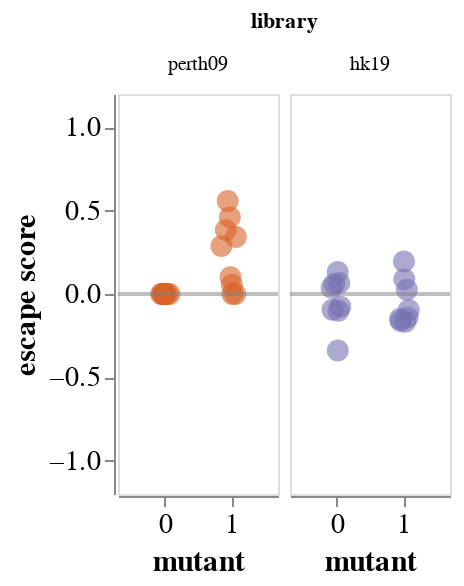

Here is the notebook cell this chart was saved with:
### Code cell
site_159 = make_aa_plot(df, site=159, aa_list=['F', 'S'])

site_159.save(
    'scratch_notebooks/figure_drafts/sitewise_escape/site_159-hk19.png',
    scale_factor=2.0
)

site_159

### Figure 1 — Vega-Lite specification as saved in the notebook (floating-point values rounded to 4 significant figures)
{"config": {"view": {"continuousWidth": 300, "continuousHeight": 300}, "axis": {"grid": false, "labelFontSize": 14, "titleFontSize": 15}, "range": {"category": ["#7671B3", "#D86327"]}}, "data": {"name": "data-ed743ba33fce310ec0a42036ca0c8215"}, "facet": {"field": "library", "sort": ["perth09", "hk19"], "type": "nominal"}, "spec": {"layer": [{"mark": {"type": "circle", "opacity": 0.6, "size": 120}, "encoding": {"color": {"field": "library", "legend": null, "type": "nominal"}, "detail": [{"field": "serum", "type": "nominal"}], "tooltip": [{"field": "serum", "type": "nominal"}, {"field": "library", "type": "nominal"}, {"field": "escape", "type": "quantitative"}], "x": {"axis": {"labelAngle": 0, "tickCount": 2, "values": [0, 1]}, "field": "jittered_numeric_mutant", "scale": {"clamp": true, "domain": [-0.7, 1.7]}, "title": "mutant", "type": "quantitative"}, "y": {"axis": {"values": [-1, -0.5, 0, 0.5, 1]}, "field": "escape", "scale": {"clamp": true, "domain": [-1.1, 1.1]}, "title": "escape score", "type": "quantitative"}}}, {"data": {"name": "data-06fd9f850666401b4599de5588b60692"}, "mark": {"type": "rule", "color": "gray", "opacity": 0.5, "size": 2}, "encoding": {"y": {"field": "y", "type": "quantitative"}}}], "height": 200, "width": 80}, "columns": 2, "spacing": 2, "$schema": "https://vega.github.io/schema/vega-lite/v5.8.0.json", "datasets": {"data-ed743ba33fce310ec0a42036ca0c8215": [{"site": 159, "wildtype": "Y", "mutant": "F", "escape": 0.0664, "serum": "3944", "cohort": "2-5 years", "library": "hk19", "numeric_mutant": 0, "jittered_numeric_mutant": 0.03871}, {"site": 159, "wildtype": "Y", "mutant": "S", "escape": 0.1956, "serum": "3944", "cohort": "2-5 years", "library": "hk19", "numeric_mutant": 1, "jittered_numeric_mutant": 1.009}, {"site": 159, "wildtype": "Y", "mutant": "F", "escape": 0.0608, "serum": "2389", "cohort": "2-5 years", "library": "hk19", "numeric_mutant": 0, "jittered_numeric_mutant": -0.03493}, {"site": 159, "wildtype": "Y", "mutant": "S", "escape": -0.1661, "serum": "2389", "cohort": "2-5 years", "library": "hk19", "numeric_mutant": 1, "jittered_numeric_mutant": 1.027}, {"site": 159, "wildtype": "Y", "mutant": "F", "escape": 0.1319, "serum": "2323", "cohort": "2-5 years", "library": "hk19", "numeric_mutant": 0, "jittered_numeric_mutant": 0.0156}, {"site": 159, "wildtype": "Y", "mutant": "S", "escape": 0.0879, "serum": "2323", "cohort": "2-5 years", "library": "hk19", "numeric_mutant": 1, "jittered_numeric_mutant": 1.014}, {"site": 159, "wildtype": "Y", "mutant": "F", "escape": 0.0381, "serum": "2388", "cohort": "2-5 years", "library": "hk19", "numeric_mutant": 0, "jittered_numeric_mutant": -0.07526}, {"site": 159, "wildtype": "Y", "mutant": "S", "escape": -0.0959, "serum": "2388", "cohort": "2-5 years", "library": "hk19", "numeric_mutant": 1, "jittered_numeric_mutant": 1.082}, {"site": 159, "wildtype": "Y", "mutant": "F", "escape": -0.1007, "serum": "3973", "cohort": "2-5 years", "library": "hk19", "numeric_mutant": 0, "jittered_numeric_mutant": 0.02683}, {"site": 159, "wildtype": "Y", "mutant": "S", "escape": -0.1621, "serum": "3973", "cohort": "2-5 years", "library": "hk19", "numeric_mutant": 1, "jittered_numeric_mutant": 0.9605}, {"site": 159, "wildtype": "Y", "mutant": "F", "escape": -0.0944, "serum": "4299", "cohort": "2-5 years", "library": "hk19", "numeric_mutant": 0, "jittered_numeric_mutant": -0.06253}, {"site": 159, "wildtype": "Y", "mutant": "S", "escape": -0.14, "serum": "4299", "cohort": "2-5 years", "library": "hk19", "numeric_mutant": 1, "jittered_numeric_mutant": 1.065}, {"site": 159, "wildtype": "Y", "mutant": "F", "escape": -0.0757, "serum": "4584", "cohort": "2-5 years", "library": "hk19", "numeric_mutant": 0, "jittered_numeric_mutant": 0.05487}, {"site": 159, "wildtype": "Y", "mutant": "S", "escape": -0.149, "serum": "4584", "cohort": "2-5 years", "library": "hk19", "numeric_mutant": 1, "jittered_numeric_mutant": 0.9505}, {"site": 159, "wildtype": "Y", "mutant": "F", "escape": -0.3387, "serum": "2367", "cohort": "2-5 years", "library": "hk19", "numeric_mutant": 0, "jittered_numeric_mutant": 0.01683}, {"site": 159, "wildtype": "Y", "mutant": "S", "escape": 0.0255, "serum": "2367", "cohort": "2-5 years", "library": "hk19", "numeric_mutant": 1, "jittered_numeric_mutant": 1.053}, {"site": 159, "wildtype": "F", "mutant": "S", "escape": 0.0, "serum": "age 2.1 (Vietnam)", "cohort": "2-4 years", "library": "perth09", "numeric_mutant": 1, "jittered_numeric_mutant": 1.015}, {"site": 159, "wildtype": "F", "mutant": "F", "escape": 0.0, "serum": "age 2.1 (Vietnam)", "cohort": "2-4 years", "library": "perth09", "numeric_mutant": 0, "jittered_numeric_mutant": 0.0006698}, {"site": 159, "wildtype": "F", "mutant": "S", "escape": 0.3841, "serum": "age 2.2 (Vietnam)", "cohort": "2-4 years", "library": "perth09", "numeric_mutant": 1, "jittered_numeric_mutant": 0.9177}, {"site": 159, "wildtype": "F", "mutant": "F", "escape": 0.0, "serum": "age 2.2 (Vietnam)", "cohort": "2-4 years", "library": "perth09", "numeric_mutant": 0, "jittered_numeric_mutant": -0.003502}, {"site": 159, "wildtype": "F", "mutant": "S", "escape": 0.4598, "serum": "age 2.4 (Vietnam)", "cohort": "2-4 years", "library": "perth09", "numeric_mutant": 1, "jittered_numeric_mutant": 0.9777}, {"site": 159, "wildtype": "F", "mutant": "F", "escape": 0.0, "serum": "age 2.4 (Vietnam)", "cohort": "2-4 years", "library": "perth09", "numeric_mutant": 0, "jittered_numeric_mutant": -0.03693}, {"site": 159, "wildtype": "F", "mutant": "S", "escape": 0.05562, "serum": "age 2.5 (Vietnam)", "cohort": "2-4 years", "library": "perth09", "numeric_mutant": 1, "jittered_numeric_mutant": 1.007}, {"site": 159, "wildtype": "F", "mutant": "F", "escape": 0.0, "serum": "age 2.5 (Vietnam)", "cohort": "2-4 years", "library": "perth09", "numeric_mutant": 0, "jittered_numeric_mutant": -0.0533}, {"site": 159, "wildtype": "F", "mutant": "S", "escape": 0.3418, "serum": "age 2.5b (Vietnam)", "cohort": "2-4 years", "library": "perth09", "numeric_mutant": 1, "jittered_numeric_mutant": 1.068}, {"site": 159, "wildtype": "F", "mutant": "F", "escape": 0.0, "serum": "age 2.5b (Vietnam)", "cohort": "2-4 years", "library": "perth09", "numeric_mutant": 0, "jittered_numeric_mutant": 0.0724}, {"site": 159, "wildtype": "F", "mutant": "S", "escape": 0.5582, "serum": "age 3.3 (Vietnam)", "cohort": "2-4 years", "library": "perth09", "numeric_mutant": 1, "jittered_numeric_mutant": 0.9456}, {"site": 159, "wildtype": "F", "mutant": "F", "escape": 0.0, "serum": "age 3.3 (Vietnam)", "cohort": "2-4 years", "library": "perth09", "numeric_mutant": 0, "jittered_numeric_mutant": 0.0001024}, {"site": 159, "wildtype": "F", "mutant": "S", "escape": 0.2874, "serum": "age 3.3b (Vietnam)", "cohort": "2-4 years", "library": "perth09", "numeric_mutant": 1, "jittered_numeric_mutant": 0.8516}, {"site": 159, "wildtype": "F", "mutant": "F", "escape": 0.0, "serum": "age 3.3b (Vietnam)", "cohort": "2-4 years", "library": "perth09", "numeric_mutant": 0, "jittered_numeric_mutant": 0.03904}, {"site": 159, "wildtype": "F", "mutant": "S", "escape": 0.1011, "serum": "age 3.4 (Vietnam)", "cohort": "2-4 years", "library": "perth09", "numeric_mutant": 1, "jittered_numeric_mutant": 0.9874}, {"site": 159, "wildtype": "F", "mutant": "F", "escape": 0.0, "serum": "age 3.4 (Vietnam)", "cohort": "2-4 years", "library": "perth09", "numeric_mutant": 0, "jittered_numeric_mutant": -0.01963}, {"site": 159, "wildtype": "F", "mutant": "S", "escape": 0.0, "serum": "age 3.5 (Vietnam)", "cohort": "2-4 years", "library": "perth09", "numeric_mutant": 1, "jittered_numeric_mutant": 1.059}, {"site": 159, "wildtype": "F", "mutant": "F", "escape": 0.0, "serum": "age 3.5 (Vietnam)", "cohort": "2-4 years", "library": "perth09", "numeric_mutant": 0, "jittered_numeric_mutant": -0.009591}], "data-06fd9f850666401b4599de5588b60692": [{"y": 0}]}}
